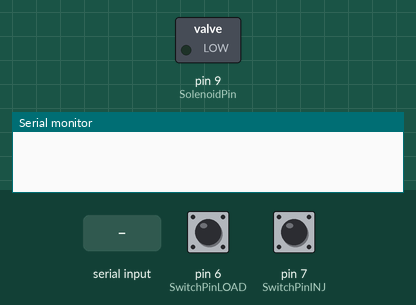
Bench run of a sketch on a simulated Arduino Uno, built with avr-gcc and run on an emulated ATmega328P. Shown: switched loads named in the sketch (green lamp = pin HIGH), the last lines printed to the serial monitor. The inputs (shaded band) are chosen by the test bench; at power-on: pin 6 (SwitchPinLOAD) HIGH, pin 7 (SwitchPinINJ) HIGH. Pins used as bus, display or sensor lines are not drawn.

Above: at 1.2 s.
1.3 s: "t" received over Serial
At 1.6 s:
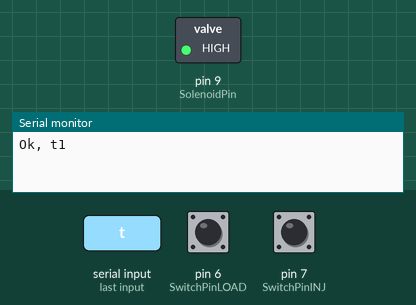
4.3 s: pin 6 (SwitchPinLOAD) pulled LOW for 0.15 s
At 6.6 s:
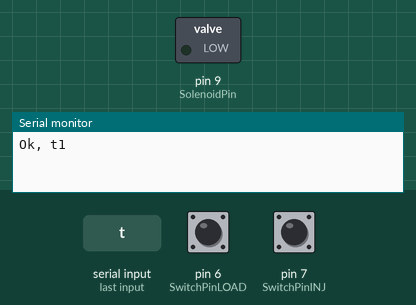
7.4 s: pin 7 (SwitchPinINJ) pulled LOW for 0.15 s
At 8.6 s:
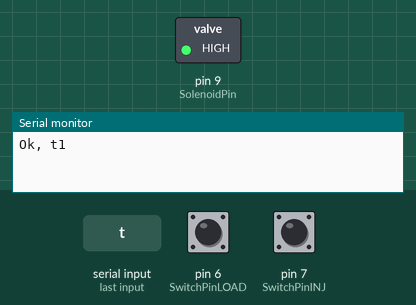
Timing chart, 0 to 10.9 s (numbered marks = the images above; inputs shaded):
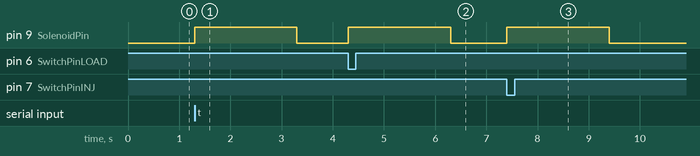

The sketch:

6W-LV.ino
```cpp
#include <BasicStepperDriver.h>        // for 2-wired drived bipolar stepper motors
#include <Stepper.h>                   // for 4-wired unipolar and bipolar stepper motors
#include <Servo.h>

/* Code for automatic actuation of 6 way - linear actuated injection valve
 * developed by J.D. Mozo for the Open Source Hardware Group at the Universidad de Huelva www.uhu.es/OSHW/
 * and the Aplied Electrochemistry Department of the Scientific and Technological Research Center of Huelva www.uhu.es/CCTH/
 * more info about wiring and hardware associated to this sketch can be found at www.uhu.es/OSHW/Projects/6w-valve.htm
 *
 * BasicStepperDriver library is licensed under the MIT license (Copyright (c) 2015 Laurentiu Badea) https://github.com/laurb9/StepperDriver/
 * Stepper library is the general Arduino library https://www.arduino.cc/en/Reference/Stepper
 *
 * October, 2021. CC BY-NC-SA v.4 licensed
 */

//pin assignement
const int SwitchPinLOAD = 6;           // pin for switch connection LOAD position (stand-alone operation without PC)
const int SwitchPinINJ = 7;            // pin for switch connection INJECT position (stand-alone operation without PC)
const int SolenoidPin = 9;             // pin for solenoid activation (This pin must be boosted with an amplifier)
const int ServoPin = 9;                // pin for servo activation
const int Stepper1 = 9;                // pin A (A1) for stepper motor control
const int Stepper2 = 10;               // pin B (A2) for stepper motor control
const int Stepper3 = 11;               // pin C (B1) for stepper motor control
const int Stepper4 = 12;               // pin D (B2) for stepper motor control
const int StepPin = 11;                // pin to make a Step DRV8825
const int DirPin = 12;                 // pin for Direction DRV8825
const int EnablePin = 9;               // ENABLE pin for DC motor
const int DC1Pin = 10;                 // pins for setting direction at DC motor
const int DC2Pin = 11;                 // pins for setting direction at DC motor

//other constants
const char MODE = 'd';                 // automation mode (m = manual; s=solenoid; v=servo; p=stepper; r=DRV8825; d=DC motor)
const int ServoPosI = 15;              // stores servo position for INJECTION setting (ADJUST VALUE TO CHANGE STATE)
const int ServoPosL = 55;              // stores servo position for LOAD setting (ADJUST VALUE TO CHANGE STATE)
const int StepsNum = 72;               // steps number to change valve position with 2-wire stepper motor (ADJUST VALUE TO CHANGE STATE)
const float RPM2 = 68.0;               // stores speed rotation for 2-wired Steeper Motors in RPM (ADJUST VALUE FOR FASTEST MOVEMENT)
const int SetSteps = 72;               // steps number to change valve position with 4-wire stepper motor (ADJUST VALUE TO CHANGE STATE)
const long RPM4 = 68;                  // stores speed rotation for 4-wired Steeper Motors in RPM (ADJUST VALUE FOR FASTEST MOVEMENT)
const int ActiveTime = 2000;           // time to activate the DC motor (msec) (ADJUST VALUE TO CHANGE STATE)

//variable declaration
bool State = false;                    // valve state (false = LOAD; true = INJECTION)
bool PrevState = false;
char serialData = 0;                   // stores data read from USB (one byte 0 - 255)
bool Direction = false;                // stores rotation direction on DC motor(false = CW; true = CCW)

Servo myservo;                                                         // creates servo object
Stepper myStepper = Stepper(200,Stepper1,Stepper2,Stepper3,Stepper4);  // creates 4-wire stepper object
BasicStepperDriver DRVstepper(200, DirPin, StepPin);                   // creates 2-wire stepper object

/* USB command set  ------------------------------------------------------------------------------
 *    t       == toggle                            toggle the valve state
 */


void setup() {
  // initialize the digital pins as input or output.
  //             ------------------------------      switch pins for stand alone function
  pinMode(SwitchPinLOAD, INPUT_PULLUP);              // Only two connection are needed (digital pin and GND)
  pinMode(SwitchPinINJ, INPUT_PULLUP);               // Only two connection are needed (digital pin and GND)

  switch (MODE) {
    case 's':  //------------------------------      initialize solenoid
      pinMode(SolenoidPin, OUTPUT);                  // This pin must be boosted with an amplifier
      break;
    case 'v':  //------------------------------      intialize servo motor
      pinMode(ServoPin,OUTPUT);
      myservo.attach(ServoPin);
      myservo.write(ServoPosI);
      break;
    case 'p':  //------------------------------      initialize 4wire stepper motor (bipolar and unipolar)
      myStepper.setSpeed(RPM4);                      // in RPM
      break;
    case 'r':  //------------------------------      initialize 2wire driver stepper motor
      DRVstepper.begin(RPM2,1);                      // RPM and MICROSTEPPING (microstepping is hardwired)
      break;
    case 'd':  //------------------------------      initialize DC motor
      pinMode(EnablePin, OUTPUT);
      pinMode(DC1Pin,OUTPUT);
      pinMode(DC2Pin,OUTPUT);
      digitalWrite (EnablePin, LOW);
      break;
  }

  // initialize the serial port
  Serial.begin(9600);

}

void loop() {
  /* check if data is waiting on serial port         --------------------------------------------------------
   *  For synchronization purposes, the state can be changed towards the Arduino USB port.
   *  If Toggle switches are mounted there are mandatories, to use the USB control they must be removed.
   *  For more information about toggle switches wiring you can visit www.uhu.es/OSHW/Projects/6w-valve.htm
   *  Alternative wiring for making compatible both methods can be implemented by using two independent pushbuttons.
   */

  while (Serial.available() > 0) {
    serialData = Serial.read();
    switch (serialData) {
      case 't':                                      // toggle state (ONLY IF SWITCHES ARE UNMOUNTED)
        State = !State;
        Serial.print("Ok, ");                        // Handshaking Ok
        Serial.print(serialData);
        Serial.println(State, DEC);
        break;
    }
    int serialDatatmp = Serial.read();               // empty serial port (CR)
  }

  // check if switches are pressed to change State   --------------------------------------------------------
  if (digitalRead(SwitchPinLOAD) == LOW && State){   // only if LOAD is required and State is INJ = true
    State = false;}                                  // rest position (load valve)
  if (digitalRead(SwitchPinINJ) == LOW && !State){   // only if INJ is required and State is LOAD = false
    State = true;}                                   // activated position (inject)


  // activate or not according MODE and State        --------------------------------------------------------
  switch (MODE) {
    case 'm':  //------------------------------      manual mode (nothing to do)
      break;
    case 's':  //------------------------------      solenoid actuated --------------------------------------checked
      if (State){                                    // if State = true
        digitalWrite(SolenoidPin, HIGH);}
      else {                                         // if State = false
        digitalWrite(SolenoidPin, LOW);}
      break;
    case 'v':  //------------------------------      servo actuated -----------------------------------------checked
      if (State){                                    // set angle according State
        myservo.write(ServoPosI);}                   // INJ STATE
      else {
        myservo.write(ServoPosL);}                   // LOAD STATE
      break;
    case 'p':  //------------------------------      4-wire stepper actuated --------------------------------checked (unip)
      if (State != PrevState){                       // actuates only when State has changed
        PrevState = State;
        if (State){                                  // set direction according State
          myStepper.step(SetSteps);}
        else {
          myStepper.step(-SetSteps);}
      }
      break;
    case 'r':  //------------------------------      2-wire stepper motor actuated --------------------------checked
      if (State != PrevState){                       // actuates only when State has changed
        PrevState = State;
        if (State){                                  // set direction according State
          DRVstepper.move(StepsNum);}
        else {
          DRVstepper.move(-StepsNum);}
      }
      break;
    case 'd':  //------------------------------      DC motor actuated --------------------------------------checked
      if (State){                                    // set direction according State value
        digitalWrite (DC1Pin, HIGH);
        digitalWrite (DC2Pin, LOW);}
      else {
        digitalWrite (DC1Pin, LOW);
        digitalWrite (DC2Pin, HIGH);
      }
      if (State != PrevState){
        digitalWrite (EnablePin, HIGH);              // for positive logical level (change if needed)
        delay(ActiveTime);
        digitalWrite (EnablePin, LOW);               // disable when finish
        PrevState = State;
      }
      break;
  }

}
```

Measured:
- after the input at 1.3 s, pin 9 (SolenoidPin): LOW → HIGH at once, → LOW 2.0 s later
- after the input at 4.3 s, pin 9 (SolenoidPin): LOW → HIGH at once, → LOW 2.0 s later
- after the input at 7.4 s, pin 9 (SolenoidPin): LOW → HIGH at once, → LOW 2.0 s later
